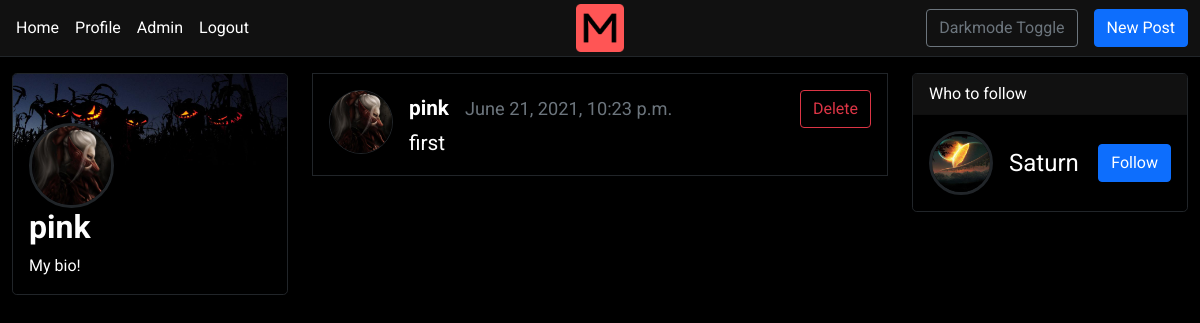
The app's page /p/a0dddb20a1984981b933aa83ecfa2f8b (signed in) with its own data.
### users/models.py (models this page shows, shortened)
class Profile(models.Model):
    user = models.OneToOneField(User, on_delete=models.CASCADE)
    profile_pic = models.ImageField(upload_to=profile_pic_path, null=True, blank=True)
    profile_banner = models.ImageField(upload_to=profile_banner_path, null=True, blank=True)
    bio = models.TextField(null=True, blank=True, max_length=280, default="My bio!")

### posts/models.py (models this page shows, shortened)
class Post(models.Model):
    id = models.CharField(primary_key=True, max_length=32, editable=False, default=uuid_hex)
    text = models.CharField(max_length=255)
    author = models.ForeignKey(User, on_delete=models.CASCADE)
    date_posted = models.DateTimeField(auto_now=False, auto_now_add=True)
    last_updated = models.DateTimeField(auto_now=True, auto_now_add=False)

### posts/views.py (the view)
# urls.py: path('<str:pk>', login_required(views.PostDetailView.as_view()), name='post-detail'),
class PostDetailView(DetailView):
    model = Post
    def get_context_data(self, **kwargs):
        context = super().get_context_data(**kwargs)
        context['follow_suggestions'] = get_follow_suggestions(self.request)
        return context

### blog/context_processors.py (called while the page is built)
def context_forms(request):
    return {
        'post_form' : PostForm,
    }

### blog/views.py (called while the page is built)
def get_follow_suggestions(request):
    follow_suggestions = None
    follow_suggestions = User.objects.exclude(username=request.user.username)
    for user in follow_suggestions:
        if request.user.is_following(user):
            follow_suggestions = follow_suggestions.exclude(username=user.username)
    follow_suggestions = follow_suggestions.order_by('?')
    return follow_suggestions

### posts/models.py (called while the page is built)
def uuid_hex():
    return uuid4().hex

### users/context_processors.py (called while the page is built)
def user_pref(request):
    if request.user.is_authenticated:
        preferences = UserPreferences.objects.get(user=request.user)
    else:
        preferences = None
    return {
        'user_pref' : preferences,
    }

### users/models.py (called while the page is built)
    def is_following(self, user):
        return len(self.follower.filter(followee=user)) > 0

### posts/templates/posts/post_detail.html (shortened to what this page needs)
{% extends 'blog/base.html' %}
{% block content %}
<div class="border border-dark mt-3">
    <div class="post-wrapper">
        {% include 'posts/post.html' %}
    </div>
</div>
{% endblock content %}

### blog/templates/blog/profile_widget.html
<div class="border border-dark rounded-3 mt-3">
    <div>
        {% if user.profile.profile_banner %}
        <img class="w-100 rounded-top" src="{{ user.profile.profile_banner.url }}" />
        {% else %}
        <img class="w-100 rounded-top" src="https://cdn.kapwing.com/final_5dcc99aba3f32c0013ff8b46_45583.jpg">
        {% endif %}
    </div>
    <div class="p-3 pt-0">
        <div>
            <a href="{% url 'profile' user=user.username %}">
                {% if user.profile.profile_pic %}
                <img class="border border-3 border-dark rounded-circle profile-card-img"
                    src="{{ user.profile.profile_pic.url }}" />
                {% else %}
                <img class="border border-3 border-dark rounded-circle profile-card-img"
                    src="https://i2.wp.com/cdn.website-editor.net/337bd928b7f54e51813e75f713453762/dms3rep/multi/desktop/blank+employee.png" />
                {% endif %}
            </a>
        </div>
        <div>
            <h2 class="fw-bold">{{ user.username }}</h2>
            <span>{{ user.profile.bio }}</span>
        </div>
    </div>
</div>

### posts/templates/posts/post.html
<div class="post">
    <div class="card-body d-flex">
        <div>
            <a href="{% url 'profile' user=post.author.username %}">
                {% if post.author.profile.profile_pic %}
                <img class="border border-1 border-dark rounded-circle post-profile-img"
                    src="{{ post.author.profile.profile_pic.url }}" />
                {% else %}
                <img class="border border-1 border-dark rounded-circle post-profile-img"
                    src="https://cdn.kapwing.com/final_5dcc99aba3f32c0013ff8b46_45583.jpg" />
                {% endif %}
            </a>
        </div>
        <div class="flex-fill ps-3">
            <div class="d-flex align-items-center">
                <div class="fw-bold me-3">
                    <a href="{% url 'profile' user=post.author.username %}">
                        {{ post.author.username }}</a>
                </div>
                <div class="small text-muted">
                     {{ post.date_posted }}
                </div>
                <div class="ms-auto">
                    {% if request.user == post.author %}
                    <button class="btn btn-outline-danger post-delete-button" data-bs-toggle="modal"
                        data-bs-target="#postDeleteModal" data-pk="{{ post.pk }}">Delete</button>
                    {% endif %}
                </div>
            </div>
            <p class="card-text text-break">{{ post.text }}</p>
        </div>
    </div>
</div>

### blog/templates/blog/follow_card.html
<div class="follow-card d-flex align-items-center">
    {% include 'blog/user_card.html' %}
    <div class="ms-auto">
        {% include 'blog/follow_button.html' %}
    </div>
</div>

### blog/templates/blog/user_card.html
<div class="d-flex align-items-center p-3 user-card">
    <div>
        <a href="{% url 'profile' user=user.username %}">
            {% if user.profile.profile_pic %}
            <img class="border border-3 border-dark rounded-circle user-card-profile-img"
                src="{{ user.profile.profile_pic.url }}" />
            {% else %}
            <img class="border border-3 border-dark rounded-circle user-card-profile-img"
                src="https://cdn.kapwing.com/final_5dcc99aba3f32c0013ff8b46_45583.jpg" />
            {% endif %}
        </a>
    </div>
    <div class="user-card-details text-clip ps-3 pe-3">
        <div class="user-card-username">{{ user.username }}</div>
    </div>
</div>

### blog/templates/blog/follow_button.html
<button class="btn btn-primary m-3 follow-button" data-username="{{ user.username }}">Follow</button>

### blog/static/blog/blog.css (style rules this page uses)
body { font-family: Roboto, serif; }
img.profile-card-img { position: relative; margin-top: -17.5%; width: 35%; height: 35%; }
div.user-card { overflow: hidden; overflow-wrap: break-word; }
img.user-card-profile-img { width: 4rem; height: 4rem; }
div.user-card-username { font-size: 1.5rem; }

### posts/static/posts/posts.css (style rules this page uses)
.post-wrapper { font-size: 1.3em; cursor: pointer; }
div.post-wrapper a { color: inherit; text-decoration: none; }
img.post-profile-img { width: 4rem; height: 4rem; }

### blog/static/blog/darkmode.css (style rules this page uses)
body, textarea, .modal-content, .modal-header, .modal-footer { color: white; background-color: black; border-color: #212529; }

### records on screen
Post: author.profile.profile_pic (picture), author.username "pink", date_posted "June 21, 2021, 10:23 p.m.", text "first"

### other values on screen
{{ user.username }} "pink"
{{ user.profile.bio }} "My bio!"
{{ user.username }} "Saturn"
